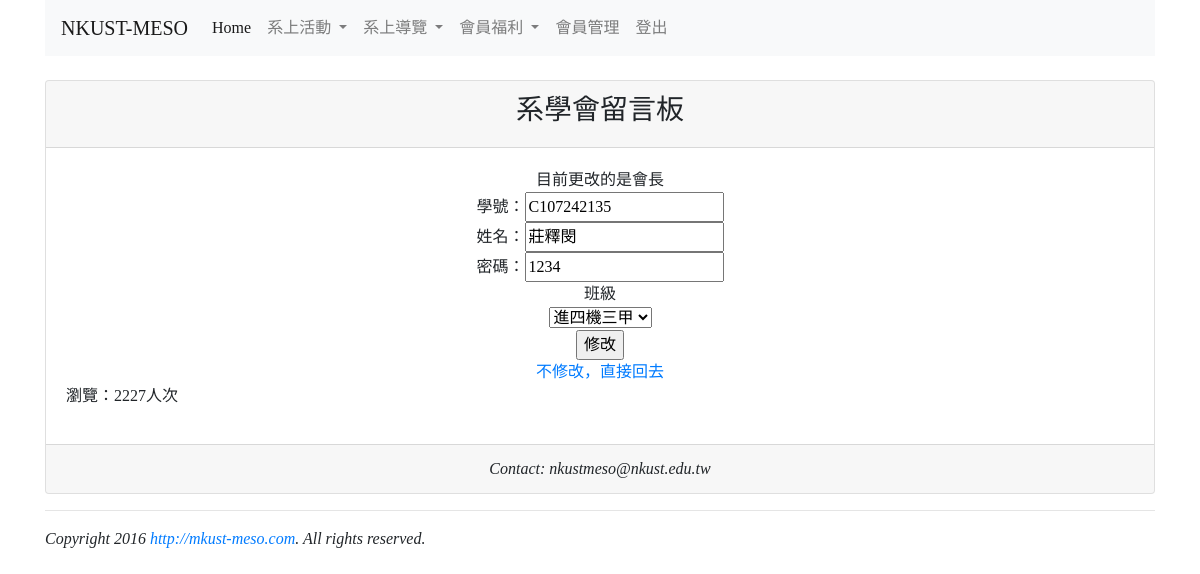
Screenshot of /students_edit.php?id=1 (signed in) with the database file from the repository.
### tables this page shows
CREATE TABLE `students` (
  `id` int(11) NOT NULL,
  `sid` varchar(100) NOT NULL,
  `mid` varchar(100) NOT NULL,
  `sname` varchar(100) NOT NULL,
  `password` varchar(100) NOT NULL,
  `class` varchar(20) NOT NULL,
  `job` varchar(10) NOT NULL
);

### students_edit.php (the view, shortened to what this page needs)
<!DOCTYPE html>
<html>
<head>
    <link rel="stylesheet" href="https://stackpath.bootstrapcdn.com/bootstrap/4.5.2/css/bootstrap.min.css">
</head>
<body>
    <?php require "includes/menu.php"; ?>
    <br>
    <div class='container'>
        <div class='row'>
            <div class='col-md-12'>
                <div class='card card-primary'>
                    <div class='card-header' align=center>
                        <h3>系學會留言板</h3>
                    </div>
                    <div class='card-body' align=center>
                        <?php
                        $id = $_GET["id"];
                        require "includes/dbconfig.php";
                        $sql = "SELECT * FROM students WHERE id='$id' LIMIT 1";
                        $result = $conn->query($sql);
                        if ($result->num_rows > 0) {
                            $row = $result->fetch_assoc();
                            $name = $row["sname"];
                            $class = $row["class"];
                            $job = $row["job"];
                            $pass = $row["password"];
                            $sid = $row["sid"];
                            echo "目前更改的是".$job."<br>";
                            echo "<form method=POST action=students_update.php>";
                            echo "學號：<input type=text value='$sid' name=sid size=19>";
                            echo "<br>";
                            echo "姓名：<input type=text value='$name' name=name size=19>";
                            echo "<br>";
                            echo "密碼：<input type=text value='$pass' name=pass size=19>";
                            echo "<br>";
                            echo "班級"."<br>";
                            echo   "<Select name='class' style='size:20' >";
                            echo"<Option>$class</Option>";
                            echo"</Select>";
                            echo "<br>";
                            echo "<input type=submit value=修改>";
                            echo "</form>";
                            echo "<a href='students.php'>不修改，直接回去</a>";
                        } else {
                            echo "找不到你要編輯的紀錄<br>";
                            echo "<a href='reuters.php'>回上頁</a>";
                        }
                        ?>
                        <p style="text-align:left;"><?php require "footer.php"; ?></p>
                    </div>
                    <div class='card-footer' align=center>
                        <em>Contact: nkustmeso@nkust.edu.tw</em>
                    </div>
                </div>
            </div>
        </div>
        <hr>
        <em>Copyright 2016 <a href='http://nkust-meso.com'>http://mkust-meso.com</a>. All rights reserved.</em>
    </div>
</body>
</html>

### students_edit.php (style rules this page uses)
h1, h2, h3, h4, h5, p, div { font-family: 微軟正黑體; }

### rows the page displays
students: job "會長", sid "C107242135", name "莊釋閔", pass "1234", class "進四機三甲"

### other values shown
$counter "2227"
